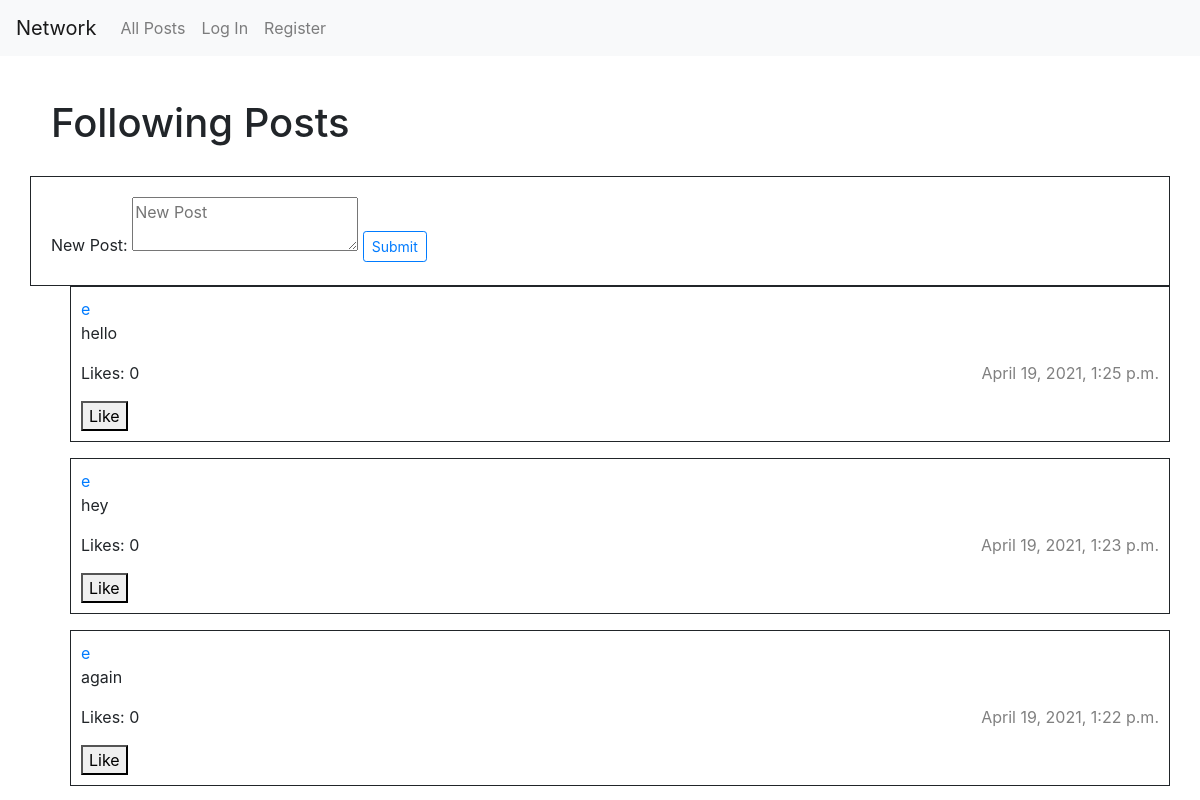
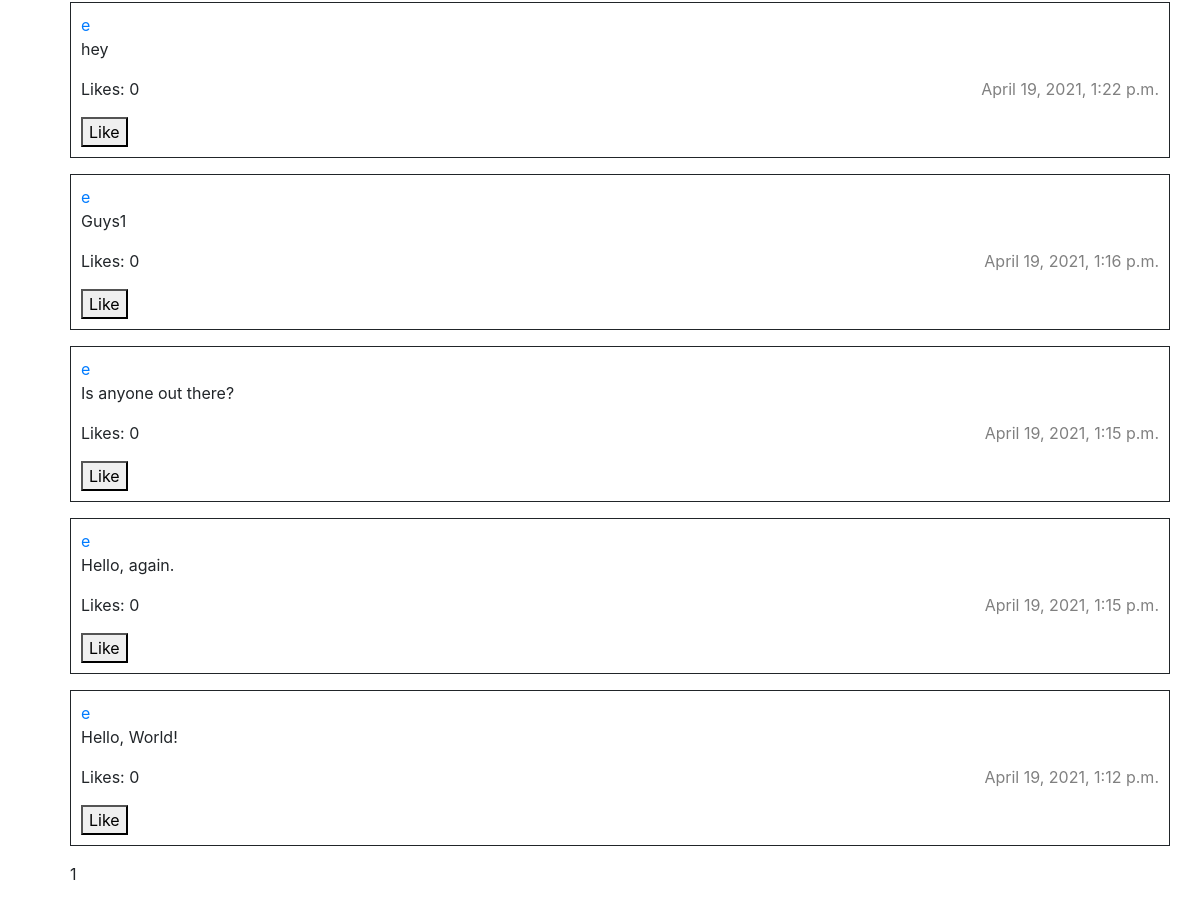
The app's page /post/3?view=3, older data (2 pictures, top to bottom).
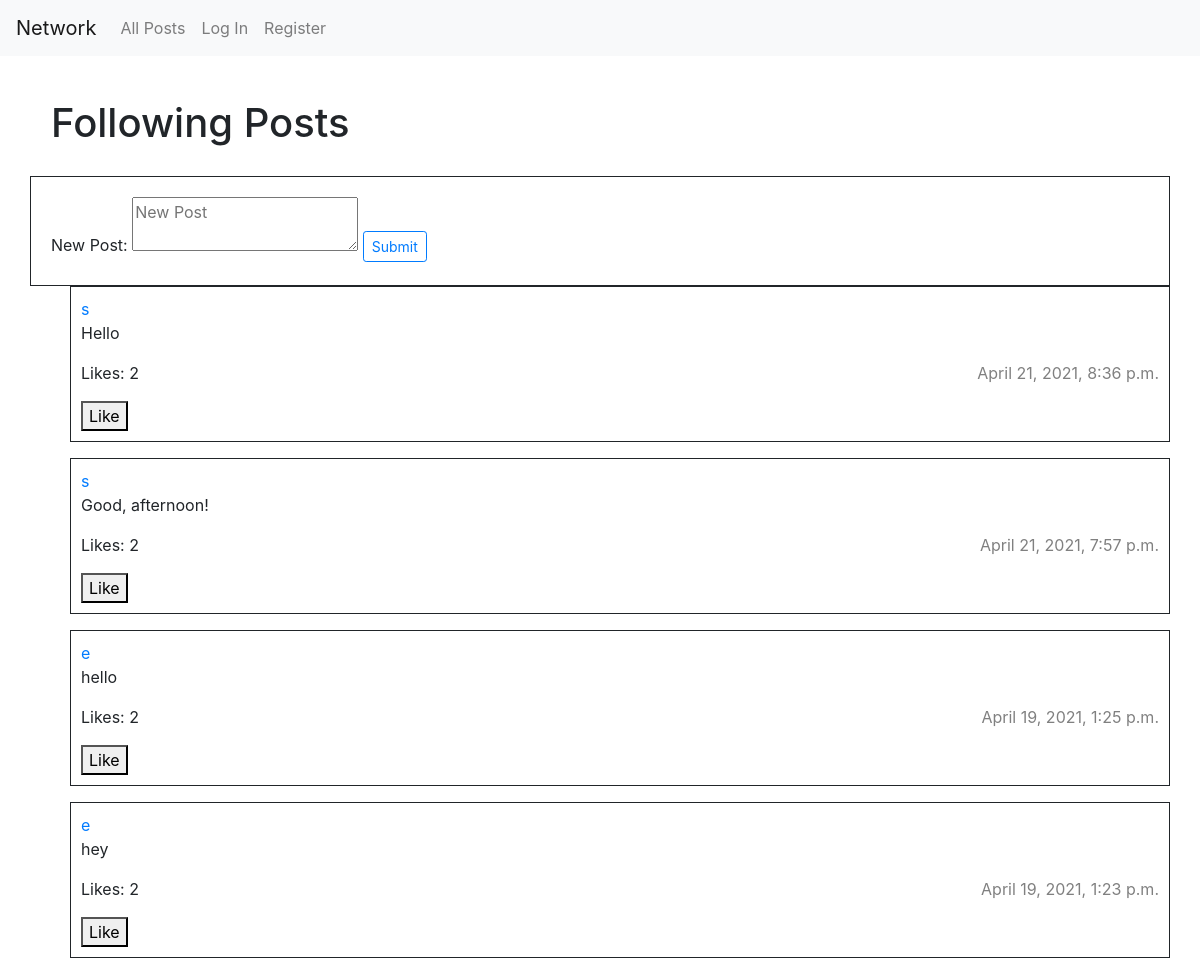
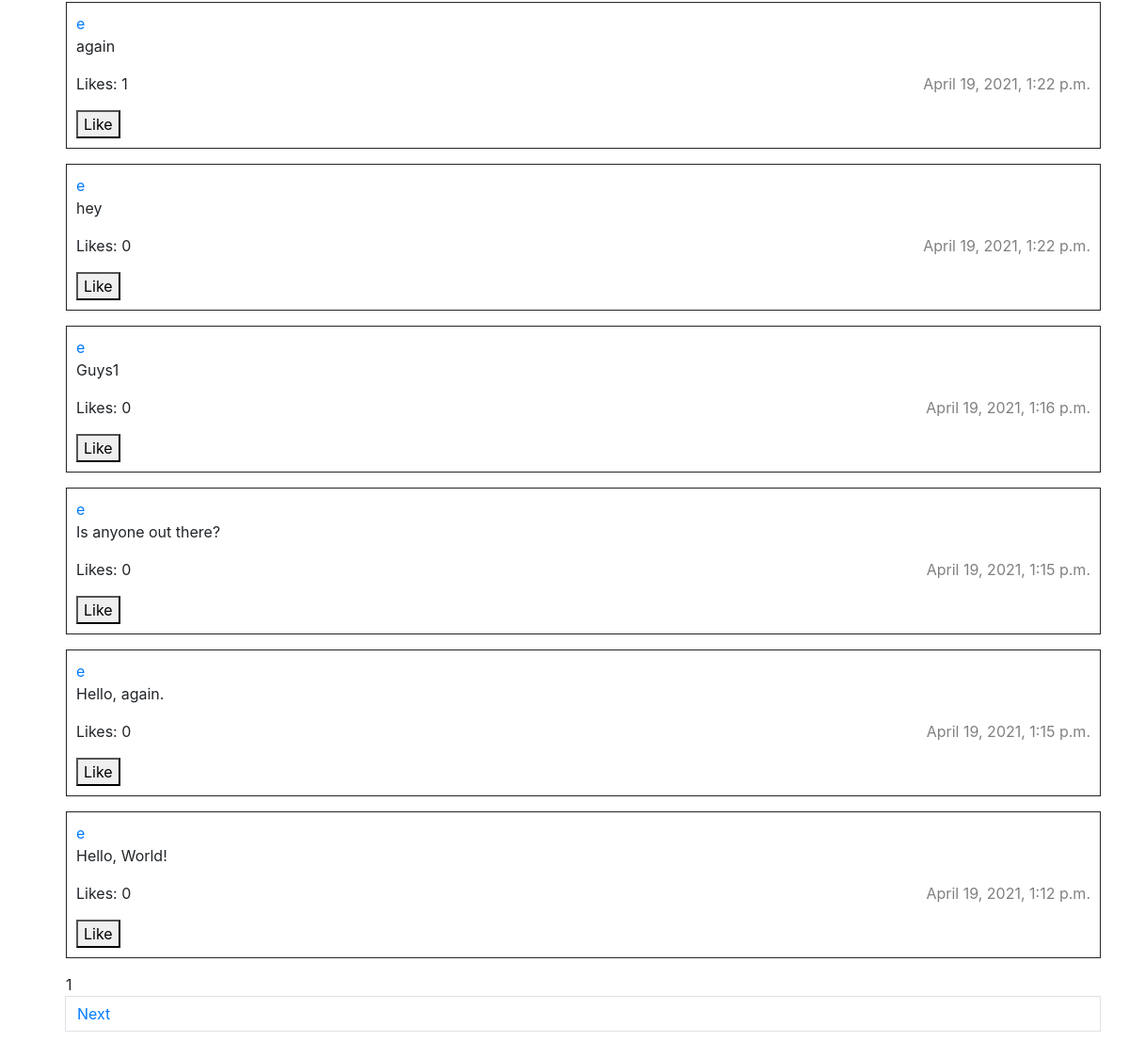
The same page, newer data (2 pictures, top to bottom).
### network/models.py (models this page shows, shortened)
class Post(models.Model):
    author = models.ForeignKey("User", on_delete=models.PROTECT, related_name="posted")
    body = models.TextField(blank=True)
    timestamp = models.DateTimeField(auto_now_add=True)

class User(AbstractUser):
    pass

### network/views.py (the view)
# urls.py: path("post/<int:user_id>", views.index, name="index"),
def index(request, user_id):
    following = True
    view = request.GET.get('view', 0)
    if view != 0:
        user_profile = 'Following Posts'
        try:
            follower = UserUser.objects.get(follower=view)
            following = follower.following.all()
            posts = Post.objects.none()
            for f in following:
                post = Post.objects.filter(author=f.id)
                posts = post | posts
        except ObjectDoesNotExist:
            return render(request, "network/error.html", {
                "error": "You are not following anyone"
            })
    elif user_id > 0:
        user_profile = User.objects.get(id=user_id)
        posts = Post.objects.filter(author=user_profile)
        f = request.user.followers.all()
        if not request.user.followers.filter(following=user_profile.id).exists():
            following = False
    else:
        user_profile = None
        posts = Post.objects.all()
    posts = posts.order_by("-timestamp").all()
    page_number = request.GET.get('page', 1)
    p = Paginator(posts, 10)
    return render(request, "network/index.html", {
        "user_profile": user_profile,
        "page": p.page(page_number),
        "user_profile": user_profile,
        "following": following,
        "like": like,
    })

### network/templates/network/index.html (shortened to what this page needs)
{% extends "network/layout.html" %}
{% load static %}
{% block body %}
    {% if user_profile == "Following Posts" %}
        <h1 class="alert">{{ user_profile }}</h1>
    {% else %}
        <h1 class="alert">All Posts</h1>
    {% endif %}
    <div id="newPost">
        <form>
            <label>New Post: </label>
            <textarea class="post_body" type="text" placeholder="New Post"></textarea>
            <input type="submit" class="btn btn-sm btn-outline-primary">
        </form>
    </div>
    {% for p in page %}
        <ul>
            <li class="post_item post_{{ p.id }}">
                    <a href="{% url 'index' p.author.id %}">{{ p.author }}</a>
                    <div class="edit_button_{{ p.id }}">
                        <p>{{ p.body }}</div> <span class="timestamp">{{ p.timestamp }}</span></p>
                    <p class="like_counter_{{ p.id }}">Likes: {{ p.likes.count }}</p>
                    {% if p.author.id != user.id %}
                        <button class="like_button" data-post="{{ p.id }}">Like</button>
                    {% endif %}
            </li>
        </ul>
    {% endfor %}
    <nav>
        <ul class="post_page">
                <li class="page_item active">
                    <span class="page_link">
                        {{ page.number }}
                    </span>
                </li>
            {% if page.has_next %}
                <li class="page_item">
                    <a class="page-link" href="?page={{ page.next_page_number }}">Next</a>
                </li>
            {% endif %}
        </ul>
    </nav>
{% endblock %}

### network/templates/network/layout.html (shortened to what this page needs)
{% load static %}
<!DOCTYPE html>
<html lang="en">
    <head>
        <link rel="stylesheet" href="https://stackpath.bootstrapcdn.com/bootstrap/4.4.1/css/bootstrap.min.css">
        <link href="{% static 'network/styles.css' %}" rel="stylesheet">
    </head>
    <body>
        <nav class="navbar navbar-expand-lg navbar-light bg-light">
            <a class="navbar-brand" href="#">Network</a>
            <div>
              <ul class="navbar-nav mr-auto">
                <li class="nav-item">
                  <a class="nav-link" href="{% url 'index' 0 %}">All Posts</a>
                </li>
                {% if user.is_authenticated %}
                    <li class="nav-item">
                        <a class="nav-link" href="?view={{ user.id }}">Following</a>
                    </li>
                    <li class="nav-item">
                        <a class="nav-link" href="{% url 'logout' %}">Log Out</a>
                    </li>
                {% else %}
                    <li class="nav-item">
                        <a class="nav-link" href="{% url 'login' %}">Log In</a>
                    </li>
                    <li class="nav-item">
                        <a class="nav-link" href="{% url 'register' %}">Register</a>
                    </li>
                {% endif %}
              </ul>
            </div>
          </nav>
        <div class="body">
            {% block body %}
            {% endblock %}
        </div>
    </body>
</html>

### network/static/network/styles.css (style rules this page uses)
.body { padding: 30px; }
#newPost { border: solid 1px; padding: 20px; }
ul { list-style-type: none; }
.post_item { border: solid 1px; padding: 10px; }
.timestamp { float: right; color: gray; }

Row changes from the older to the newer data that the page shows:
added Post: author "s", body "Hello", timestamp "April 21, 2021, 8:36 p.m.", likes.count "2"
added Post: author "s", body "Good, afternoon!", timestamp "April 21, 2021, 7:57 p.m.", likes.count "2"
computed for Post "hello": likes.count "0" → "2"
computed for Post "April 19, 2021, 1:23 p.m.": likes.count "0" → "2"
computed for Post "again": likes.count "0" → "1"
Text that changed along with them:
text now shown: "Next"
